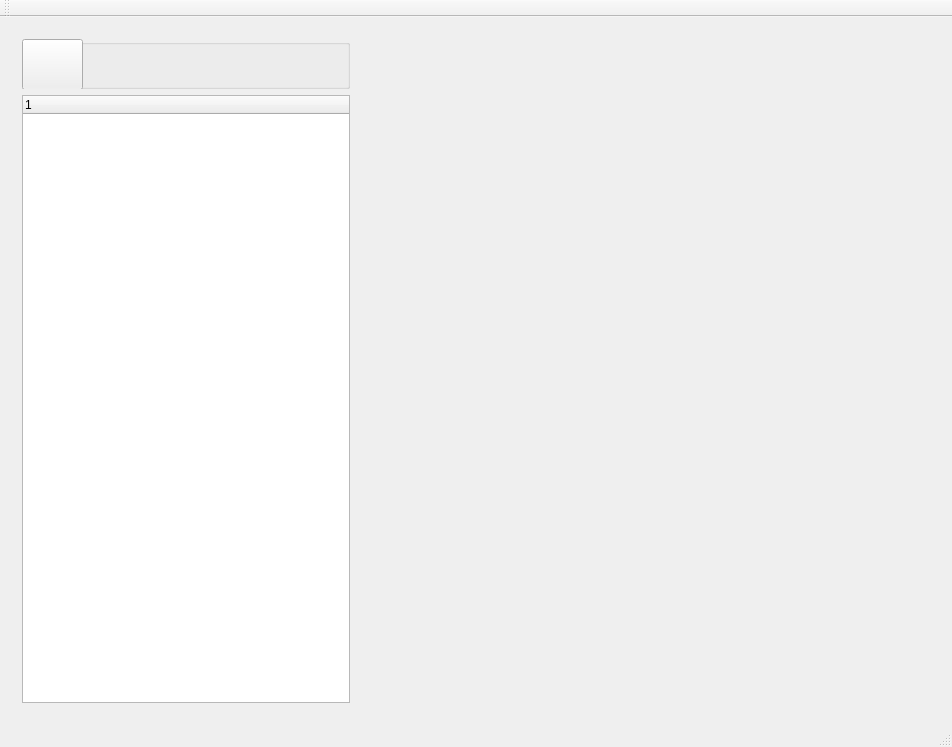
<?xml version="1.0" encoding="UTF-8"?>
<ui version="4.0">
 <class>SimpleDicomViewerClass</class>
 <widget class="QMainWindow" name="SimpleDicomViewerClass">
  <property name="geometry">
   <rect>
    <x>0</x>
    <y>0</y>
    <width>952</width>
    <height>747</height>
   </rect>
  </property>
  <property name="windowTitle">
   <string>SimpleDicomViewer</string>
  </property>
  <widget class="QWidget" name="centralWidget">
   <layout class="QGridLayout" name="gridLayout">
    <item row="0" column="0">
     <widget class="QWidget" name="widget_2" native="true">
      <property name="minimumSize">
       <size>
        <width>200</width>
        <height>350</height>
       </size>
      </property>
      <property name="maximumSize">
       <size>
        <width>350</width>
        <height>16777215</height>
       </size>
      </property>
      <layout class="QVBoxLayout" name="verticalLayout">
       <item>
        <widget class="QGroupBox" name="groupBox">
         <property name="minimumSize">
          <size>
           <width>0</width>
           <height>50</height>
          </size>
         </property>
         <property name="title">
          <string/>
         </property>
         <widget class="QPushButton" name="pushButton">
          <property name="geometry">
           <rect>
            <x>0</x>
            <y>0</y>
            <width>61</width>
            <height>51</height>
           </rect>
          </property>
          <property name="styleSheet">
           <string notr="true">border-image: url(:/SimpleDicomViewer/resources/open.svg);</string>
          </property>
          <property name="text">
           <string/>
          </property>
         </widget>
        </widget>
       </item>
       <item>
        <widget class="QTreeWidget" name="treeWidget">
         <column>
          <property name="text">
           <string notr="true">1</string>
          </property>
         </column>
        </widget>
       </item>
      </layout>
     </widget>
    </item>
    <item row="0" column="1">
     <widget class="QWidget" name="widget" native="true"/>
    </item>
   </layout>
  </widget>
  <widget class="QMenuBar" name="menuBar">
   <property name="geometry">
    <rect>
     <x>0</x>
     <y>0</y>
     <width>952</width>
     <height>23</height>
    </rect>
   </property>
  </widget>
  <widget class="QToolBar" name="mainToolBar">
   <attribute name="toolBarArea">
    <enum>TopToolBarArea</enum>
   </attribute>
   <attribute name="toolBarBreak">
    <bool>false</bool>
   </attribute>
  </widget>
  <widget class="QStatusBar" name="statusBar"/>
 </widget>
 <layoutdefault spacing="6" margin="11"/>
 <resources>
  <include location="SimpleDicomViewer.qrc"/>
 </resources>
 <connections/>
</ui>
